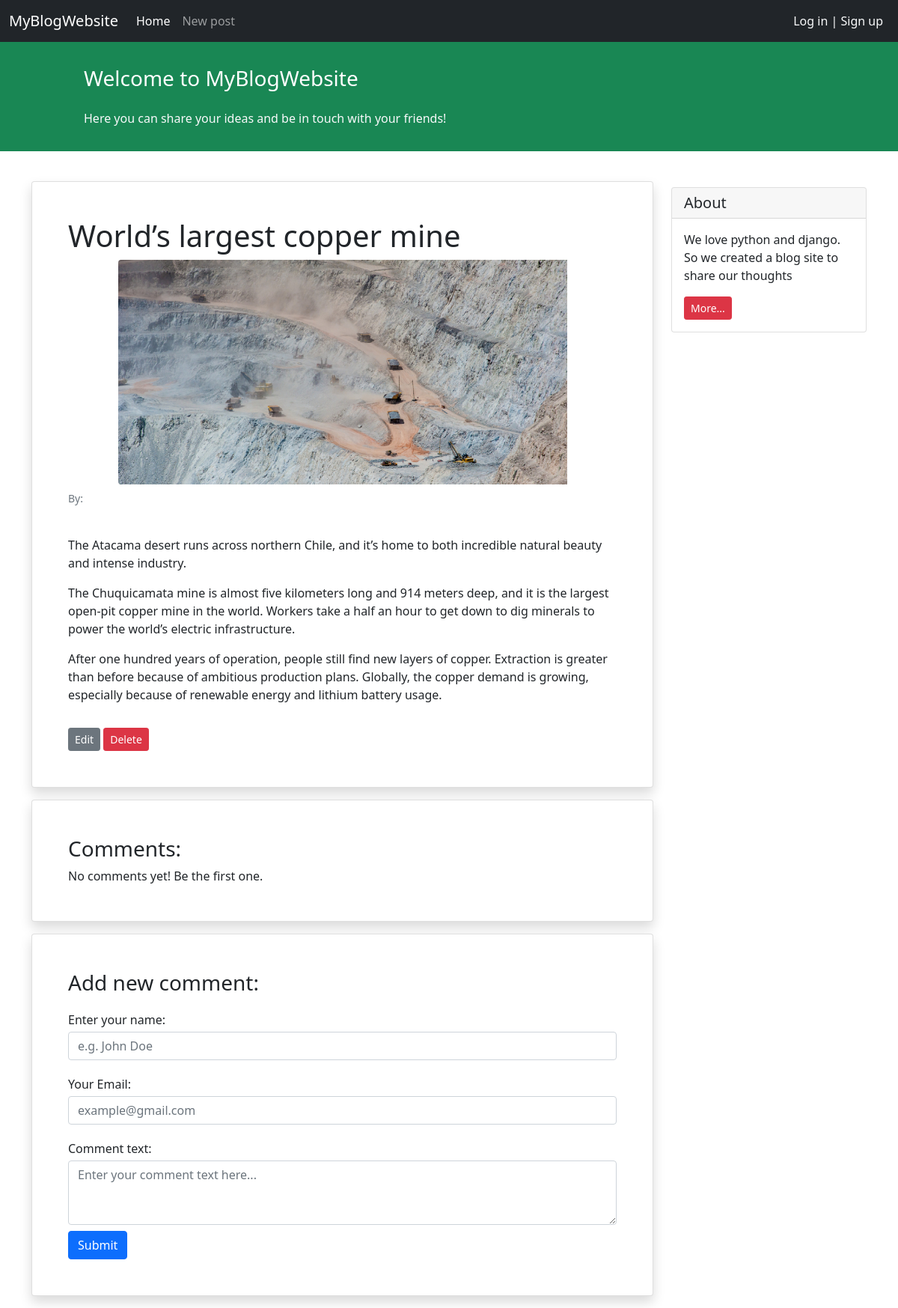
The page /worlds-largest-copper-mine/5/ on the database its author committed.
### blog/models.py (models this page shows, shortened)
class Post(models.Model):
    STATUS_CHOICES = (
        ('published', 'Published'),
        ('draft', 'Draft'),
    )
    title = models.CharField(max_length=200)
    text = models.TextField()
    author = models.ForeignKey('auth.User', on_delete=models.CASCADE)
    datetime_created = models.DateTimeField(auto_now_add=True)
    datetime_modified = models.DateTimeField(auto_now=True)
    status = models.CharField(choices=STATUS_CHOICES, max_length=10)
    slug = models.SlugField(max_length=250, blank=False, editable=False)
    cover = models.ImageField(upload_to='post_cover/', blank=True)
    def get_absolute_update_url(self):
        kwargs = {
            'slug' : self.slug,
            'pk' : self.id,
        }
        return reverse('post_update', kwargs=kwargs)
    def get_absolute_delete_url(self):
        kwargs = {
            'slug' : self.slug,
            'pk' : self.id,
        }
        return reverse('post_delete', kwargs=kwargs)

### blog/views.py (the view)
# urls.py: path('<slug:slug>/<str:pk>/', views.PostDetailView.as_view(), name='post_detail'),
class PostDetailView(generic.DetailView):
    model = Post
    template_name = 'blog/post_detail.html'
    context_object_name = 'post'
    slug_field = 'slug'

### blog/templates/blog/post_detail.html (shortened to what this page needs)
{% extends '_base.html' %}
{% block content %}
<div class="container mt-4">
  <div class="row">
    <div class="col-9">
      <div class="card shadow my-3 p-5">
        <h1>{{post.title}}</h1>
          <div class="col-xs-12 col-md-15 d-flex justify-content-center">
                {% if post.cover %}
                    <img src="{{ post.cover.url }}"
                         class="img-fluid rounded-start" alt="post cover">
                {% endif %}
          </div>
        <p class="small text-muted mt-2">
          By: {{post.author.first_name}} {{post.author.last_name}}
        </p>
        <p class="mt-2">{{post.text|linebreaks}}</p>
        <div>
          <a
            href="{{ post.get_absolute_update_url }}"
            class="btn btn-sm btn-secondary"
            >Edit</a
          >
          <a
            href="{{ post.get_absolute_delete_url }}"
            class="btn btn-sm btn-danger"
            >Delete</a
          >
        </div>
      </div>
      <div class="card shadow my-3 p-5">
        <h3>Comments:</h3>
        No comments yet! Be the first one.
      </div>
      <div class="card shadow my-3 p-5">
        <h3>Add new comment:</h3>
        <form method="POST">
          <div class="form-group py-2">
            <label class="py-1" for="author_name">Enter your name:</label>
            <input
              type="text"
              class="form-control"
              placeholder="e.g. John Doe"
              name="author_name"
            />
          </div>
          <div class="form-group py-2">
            <label class="py-1" for="email">Your Email:</label>
            <input
              type="email"
              class="form-control"
              placeholder="example@gmail.com"
              name="email"
            />
          </div>
          <div class="form-group py-2">
            <label class="py-1" for="comment_text">Comment text:</label>
            <textarea
              class="form-control"
              name="text"
              rows="3"
              placeholder="Enter your comment text here..."
            ></textarea>
          </div>
          <button type="submit" class="btn btn-primary">Submit</button>
        </form>
      </div>
    </div>
    <div class="col-3">
      <div class="card my-4">
        <h5 class="card-header">About</h5>
        <div class="card-body">
          <p class="card-text">
            We love python and django. So we created a blog site to share our
            thoughts
          </p>
          <a href="#" class="btn btn-sm btn-danger"> More... </a>
        </div>
      </div>
    </div>
  </div>
</div>
{% endblock content %}

### rows shown on the page
Post: title "World’s largest copper mine", cover (picture), text "The Atacama desert runs across northern Chile, and it’s home to both incredible natural beauty and intense industry. The Chuquicamata mine is almost five kilometers long and 914 meters deep, and it is the largest open-pit copper mine in the world. Workers take a half an hour to get down to dig minerals to power the world’s electric infrastructure. After one hundred years of operation, people still find new layers of copper. Extraction is greater than before because of ambitious production plans. Globally, the copper demand is growing, especially because of renewable energy and lithium battery usage."
